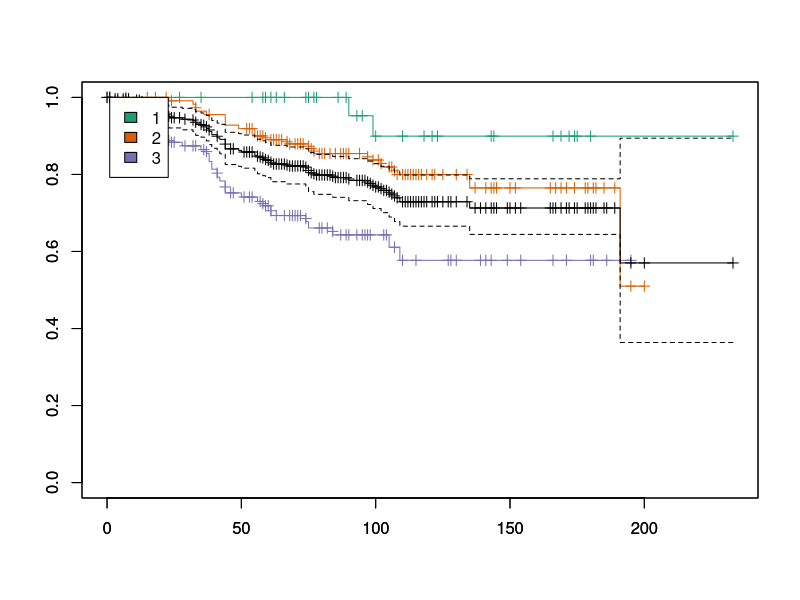
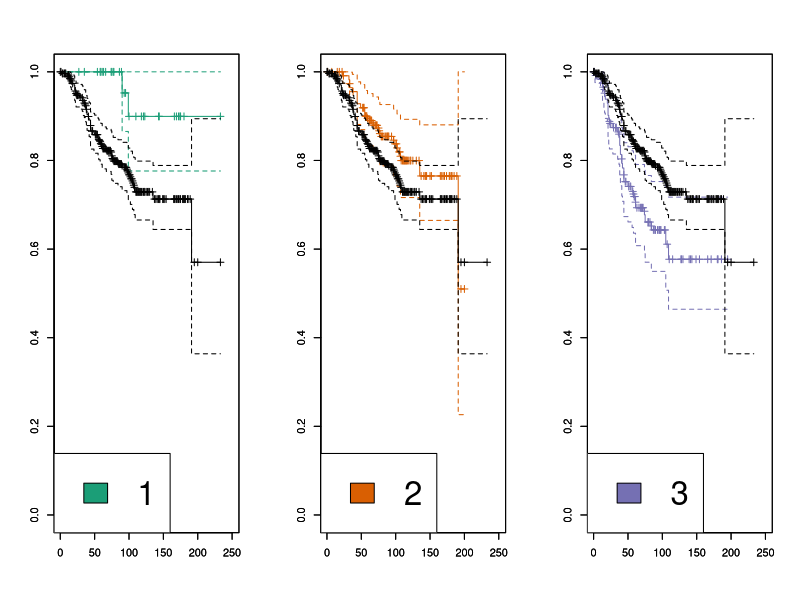
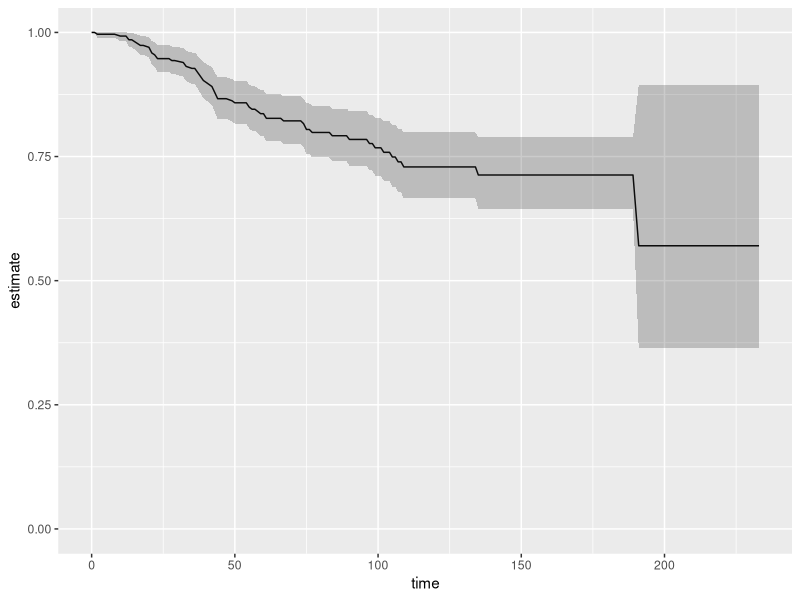
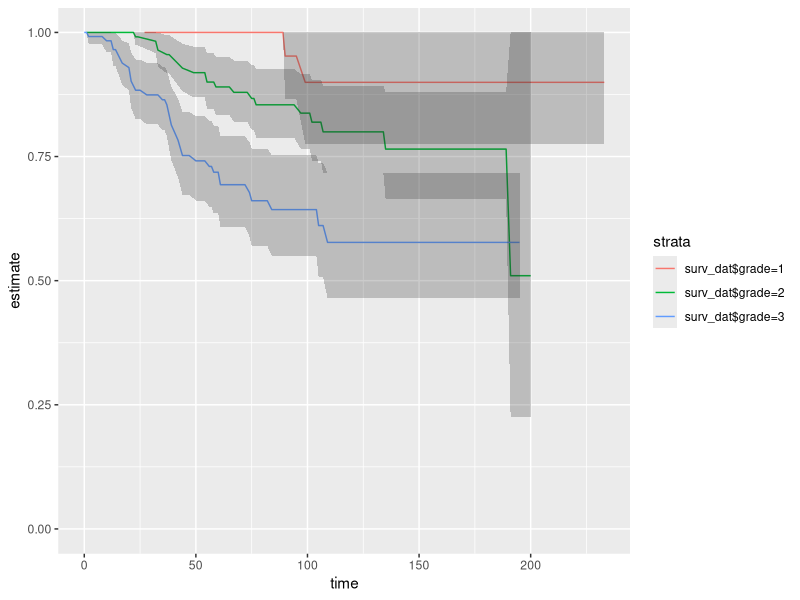

These figures' R source, in order:
## ---- chunk 1
knitr::opts_chunk$set(echo = TRUE)
## ---- chunk 2
library(data.table)
library(survival)
library(RColorBrewer)
library(ggplot2)
library(broom)

surv_dat = fread('../../../data/survival_example_data.csv',header = TRUE)
head(surv_dat)

## ---- chunk 3
# Censoring for overall survival (1 = event (death due to disease), 0 = censored)
surv_dat[,censoringOS := 0]
surv_dat[Patientstatus == 'death by primary disease',censoringOS := 1]

# Censoring for disease free survival (1 = event (recurrence), 0 = censored)
surv_dat[ ,censoringDFS := 0]
surv_dat[ Patientstatus == 'alive w metastases',censoringDFS := 1]
surv_dat[ OSmonth > DFSmonth, censoringDFS := 1]


# Build the standard survival object with the Surv function from the package
# "survival". A plus behind the survival time inicates censoring in the survival object.
SurvObj_OS <- Surv(surv_dat$OSmonth, surv_dat$censoringOS)
SurvObj_DFS <- Surv(surv_dat$DFSmonth, surv_dat$censoringDFS)

## ---- chunk 4
# Compute the survival curve across all patients in the survival object.
# Here we use overall suvrival. For disease free just replace the SurvObj_OS
# with SurvObj_DFS.
KM_all <- survfit(SurvObj_OS ~ 1)

# Compute survival curves for different groups of patients (here grade).
surv_dat[,grade := as.factor(grade)]
KM_groups <- survfit(SurvObj_OS ~ surv_dat$grade)

## ---- chunk 5
# Color map for plotting
cols = brewer.pal(3,"Dark2")

# All patinets survival curve: black, grade survival curves: color (CIs for strata not plotted)
plot(KM_groups,mark.time = T,col = cols[as.numeric(levels(surv_dat$grade))],conf.int = F)
par(new=TRUE)
plot(KM_all,mark.time = T,col = "black",conf.int = T)
legend(1,1,levels(surv_dat$grade),cols[as.numeric(levels(surv_dat$grade))])

## ---- chunk 6
par(mfrow=c(1,3))
for (i in levels(surv_dat$grade)){
  
  # Data corresponding to current grade
  cur_dat = subset(surv_dat, surv_dat$grade == i)
  SurvObj_cur <- Surv(cur_dat$OSmonth, cur_dat$censoringOS)
  KM_cur <- survfit(SurvObj_cur ~ 1)
  
  # Current grade group in color
  plot(KM_cur,mark.time = T,col = cols[as.numeric(i)],xlim=range(1:250),conf.int = T)
  par(new=TRUE)
  # All patients curve in black
  plot(KM_all,mark.time = T,col = "black",xlim=range(1:250),conf.int = T)
  legend("bottomleft",1,i,cols[as.numeric(i)], cex=3)
}

## ---- chunk 7

# Overall curve
ggplot(tidy(KM_all), aes(time, estimate)) + geom_line() +
    geom_ribbon(aes(ymin=conf.low, ymax=conf.high), alpha=.25)+
  ylim(0,1)

# Grade groups
ggplot(tidy(KM_groups), aes(time, estimate, group = strata)) +
    geom_line(aes(color = strata)) +
    geom_ribbon(aes(ymin = conf.low, ymax = conf.high), alpha = .25)+
  ylim(0,1)

## ---- chunk 8
sessionInfo()
